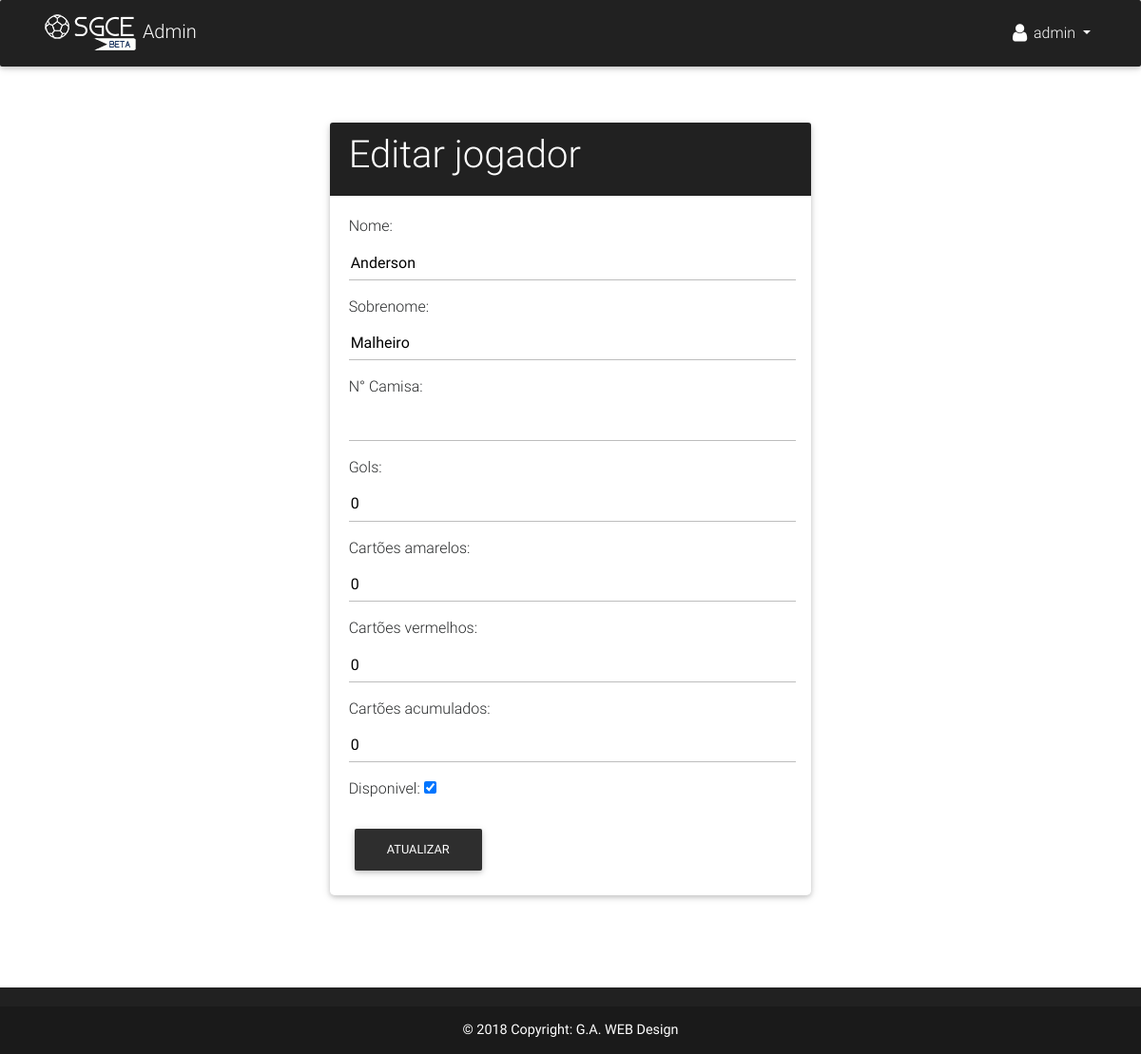
The app's page /manager/campeonato/1/editar_jogador/1/ (signed in), older data.
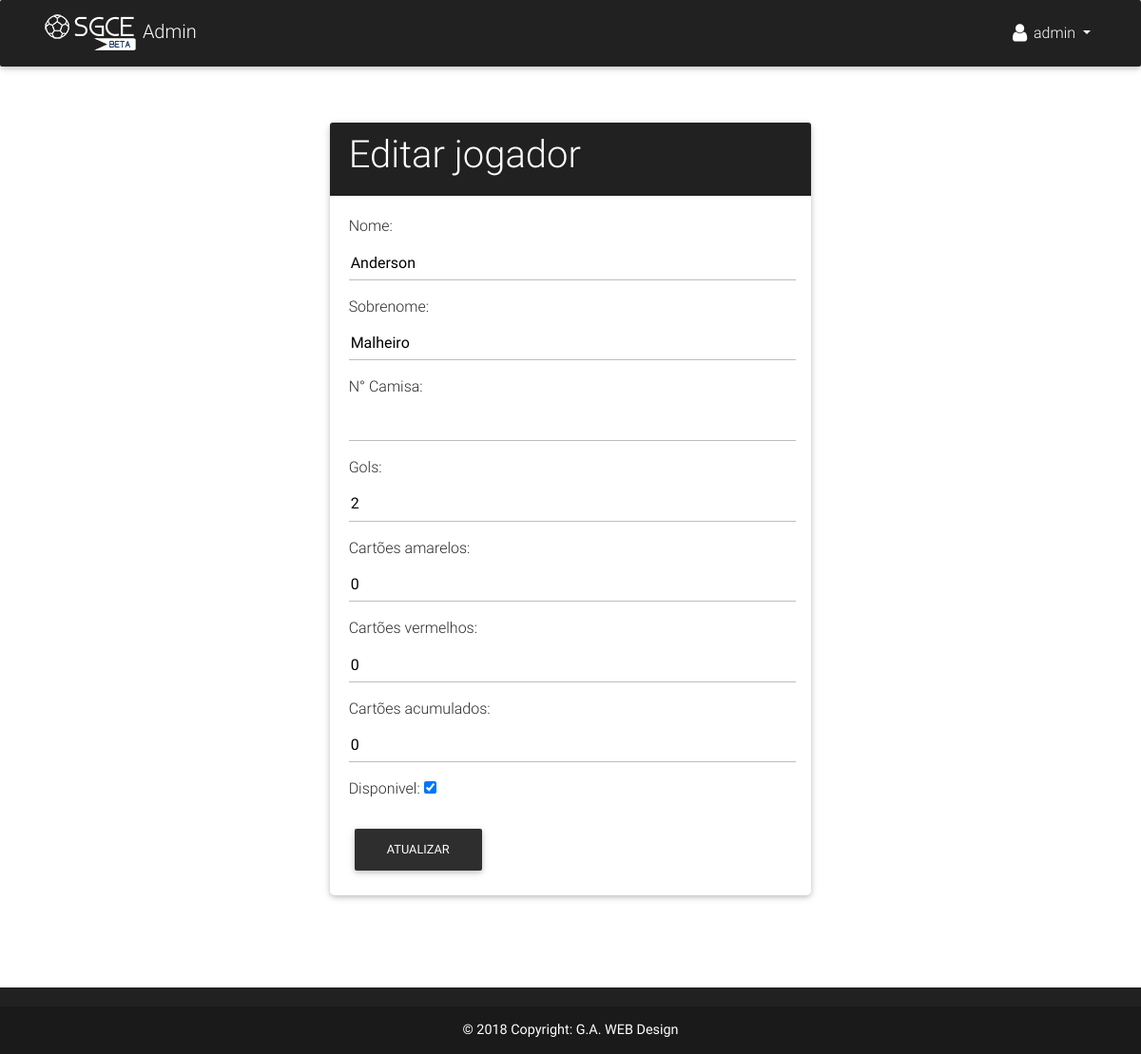
The same page, newer data.
### app/models.py (models this page shows, shortened)
class Jogador(models.Model):
    nome = models.CharField('Nome', max_length=50)
    sobrenome = models.CharField('Sobrenome', max_length=100)
    apelido = models.CharField('Apelido', max_length=30, null=True, blank=True)
    idade = models.PositiveIntegerField('Idade', null=True, blank=True)
    camisa = models.PositiveIntegerField('N° Camisa', null=True, blank=True)
    rua = models.CharField('Rua', max_length=50)
    bairro = models.CharField('Bairro', max_length=50)
    cidade = models.CharField('Cidade', max_length=50)
    total_gols = models.PositiveIntegerField('Gols', default=0)
    total_gols_contra = models.PositiveIntegerField('Gols contra', default=0)
    total_cartoes_amarelos = models.PositiveIntegerField('Cartões amarelos', default=0)
    total_cartoes_vermelhos = models.PositiveIntegerField('Cartões vermelhos', default=0)
    cartoes_acumulados = models.PositiveIntegerField('Cartões acumulados', default=0)
    disponivel = models.BooleanField(default=True)
    equipe = models.ForeignKey(Equipe, verbose_name='Equipe')
    foto = models.ImageField('Foto', upload_to='fotos/', null=True, blank=True)
    campeonato = models.PositiveIntegerField('Campeonato', default=0)
    created_at = models.DateTimeField(auto_now_add=True)
    class Meta:
        verbose_name='Jogador'
        verbose_name_plural = 'Jogadores'

### app/views.py (the view)
# urls.py: url(r'^manager/campeonato/(?P<c>[0-9]+)/editar_jogador/(?P<pk>[0-9]+)/$', jogador_edit, name='jogador_edit'),
@login_required(login_url='/manager/login/')
def jogador_edit(request, c, pk):
    jogador = get_object_or_404(Jogador, pk = pk)
    if request.method == 'POST':
        form = UpdateJogador(request.POST, instance = jogador)
        if form.is_valid():
            jogador.save()
            return redirect('list_jogador', pk = c)
    else:
        form = UpdateJogador(instance = jogador)
    return render(request, 'manager/update/editar_jogador.html', {'form': form})

### app/forms.py
class UpdateJogador(ModelForm):
    class Meta:
        model = Jogador
        fields = ['nome', 'sobrenome', 'camisa', 'total_gols', 'total_cartoes_amarelos', 'total_cartoes_vermelhos', 'cartoes_acumulados', 'disponivel']

### app/templates/manager/update/editar_jogador.html (shortened to what this page needs)
{% extends 'manager/base.html' %}
{% block content %}
<br><br>
<div class="row" style="padding: 3%;">
  <div class="col-lg-12">
    <div class="row justify-content-center">
      <div class="col-lg-6">
        <div class="card">
          <div class="card-header elegant-color-dark white-text">
            <h1 class="h1-responsive">Editar jogador</h1>
          </div>
          <div class="card-body">
            <form method="post">
              {{ form.as_p }}
              <button type="submit" class="btn btn-elegant">Atualizar</button>
            </form>
          </div>
        </div>
      </div>
    </div>
  </div>
</div>
{% endblock %}

Row changes from the older to the newer data that the page shows:
changed Jogador "Anderson": total_gols "0" → "2"
